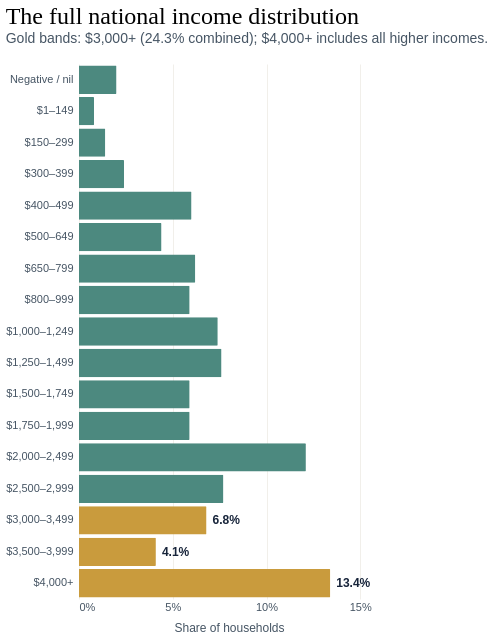

Source (Vega-Lite JSON):
### Vega-Lite specification from a JSON file in a GitHub repository (floating-point values rounded to 4 significant figures)
{"$schema": "https://vega.github.io/schema/vega-lite/v6.json", "description": "Full national weekly household income distribution for Australia in 2021.", "data": {"values": [{"order": 1, "band": "Negative / nil", "share": 2.0}, {"order": 2, "band": "$1–149", "share": 0.8}, {"order": 3, "band": "$150–299", "share": 1.4}, {"order": 4, "band": "$300–399", "share": 2.4}, {"order": 5, "band": "$400–499", "share": 6.0}, {"order": 6, "band": "$500–649", "share": 4.4}, {"order": 7, "band": "$650–799", "share": 6.2}, {"order": 8, "band": "$800–999", "share": 5.9}, {"order": 9, "band": "$1,000–1,249", "share": 7.4}, {"order": 10, "band": "$1,250–1,499", "share": 7.6}, {"order": 11, "band": "$1,500–1,749", "share": 5.9}, {"order": 12, "band": "$1,750–1,999", "share": 5.9}, {"order": 13, "band": "$2,000–2,499", "share": 12.1}, {"order": 14, "band": "$2,500–2,999", "share": 7.7}, {"order": 15, "band": "$3,000–3,499", "share": 6.8}, {"order": 16, "band": "$3,500–3,999", "share": 4.1}, {"order": 17, "band": "$4,000+", "share": 13.4}]}, "transform": [{"calculate": "format(datum.share, '.1f') + '%'", "as": "share_label"}], "title": {"text": "The full national income distribution", "subtitle": "Gold bands: $3,000+ (24.3% combined); $4,000+ includes all higher incomes.", "anchor": "start", "font": "Georgia", "fontSize": 24, "fontWeight": "normal", "subtitleFont": "Arial", "subtitleFontSize": 14, "subtitleColor": "#465564", "offset": 18}, "layer": [{"mark": {"type": "bar", "cornerRadiusEnd": 1}, "encoding": {"y": {"field": "band", "type": "ordinal", "sort": {"field": "order", "op": "min", "order": "ascending"}, "axis": {"title": null, "labelFont": "Arial", "labelFontSize": 11, "labelColor": "#465564", "labelPadding": 6, "ticks": false, "domain": false}}, "x": {"field": "share", "type": "quantitative", "scale": {"domain": [0, 15]}, "axis": {"title": "Share of households", "titleFont": "Arial", "titleFontSize": 12, "titleFontWeight": "normal", "titleColor": "#465564", "titlePadding": 10, "values": [0, 5, 10, 15], "labelFont": "Arial", "labelFontSize": 11, "labelColor": "#465564", "labelExpr": "datum.value + '%'", "grid": true, "gridColor": "#d8d0c3", "gridOpacity": 0.35, "ticks": false, "domain": false}}, "color": {"condition": {"test": "datum.order >= 15", "value": "#c99b3d"}, "value": "#4c897f"}, "tooltip": [{"field": "band", "type": "ordinal", "title": "Weekly household income"}, {"field": "share", "type": "quantitative", "title": "Share of households", "format": ".1f"}]}}, {"transform": [{"filter": "datum.order >= 15"}], "mark": {"type": "text", "align": "left", "dx": 6, "font": "Arial", "fontSize": 12, "fontWeight": "bold", "color": "#17243a"}, "encoding": {"y": {"field": "band", "type": "ordinal", "sort": {"field": "order", "op": "min", "order": "ascending"}}, "x": {"field": "share", "type": "quantitative"}, "text": {"field": "share_label"}}}], "width": 300, "height": 535, "config": {"background": null, "view": {"stroke": null}}}
